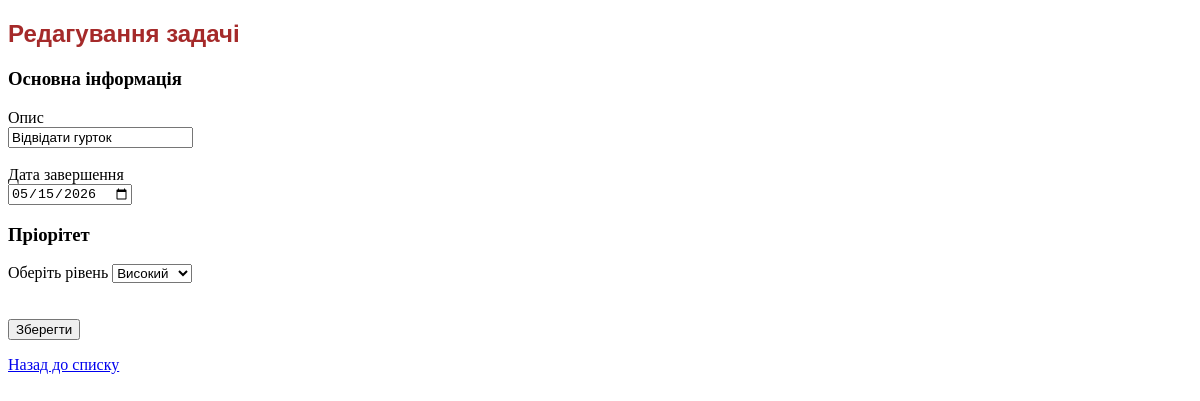
The page /edit_task/29 (signed in) on the database its author committed.
### tables this page shows
CREATE TABLE tasks (
                id INTEGER PRIMARY KEY AUTOINCREMENT,
                user_id INTEGER,
                description TEXT,
                created_at TIMESTAMP NOT NULL,
                due_at TIMESTAMP NOT NULL,
                priority INTEGER NOT NULL,
                done BOOLEAN NOT NULL,
                FOREIGN KEY("user_id") REFERENCES users(id)
    );

### app.py (the view, shortened to what this page needs)
@app.route('/edit_task/<int:task_id>', methods=['GET', 'POST'])
def edit_task(task_id):
    if "username" not in session:
        return redirect(url_for('login'))
    task = db.get_task(task_id)
    return render_template('edit_task.html', task=task, priority_map=priority_map)

### database.py (called while the page is built)
def get_task(task_id):
    conn = sqlite3.connect(DB_NAME)
    curs = conn.cursor()
    curs.execute("SELECT * FROM tasks WHERE id = ?", (task_id,))
    task = curs.fetchone()
    conn.close()
    return task

### templates/edit_task.html (shortened to what this page needs)
<!DOCTYPE html>
<html lang="uk">
<head>
    <link rel="stylesheet" href="{{ url_for('static', filename='css/style.css') }}">
</head>
<body>
    <h2>Редагування задачі</h2>
    <form method="POST" class="task-form">
        <div class="form-section">
            <h3>Основна інформація</h3>
            <div class="form-gruop">
                <label for="description">Опис</label><br>
                <input type="text" id="description" name="description" value="{{ task[2] }}" required>
            </div><br>
            <div class="form-group">
                <label for="due_at">Дата завершення</label><br>
                 <input type="date" id="due_at" name="due_at" value="{{ task[4] }}" required>
            </div>
        </div>
        <div class="form-section">
            <h3>Пріорітет</h3>
            <div class="form-gruop">
                <label for="priority">Оберіть рівень</label>
                <select name="priority">
                    {% for key, value in priority_map.items() %}
                        <option value="{{ key }}" {% if task[5] == key %}selected{% endif %}>{{ value }}</option>
                    {% endfor %}
                </select><br>
            </div><br><br>
        </div>
        <button type="submit">Зберегти</button>
    </form>
    <p><a href="{{ url_for('tasks') }}">Назад до списку</a></p>
</body>
</html>

### static/css/style.css (style rules this page uses)
h2 { font-family: Arial; color: brown; }

### rows shown on the page
tasks: description "Відвідати гурток", due_at "05/15/2026", priority "Високий"
